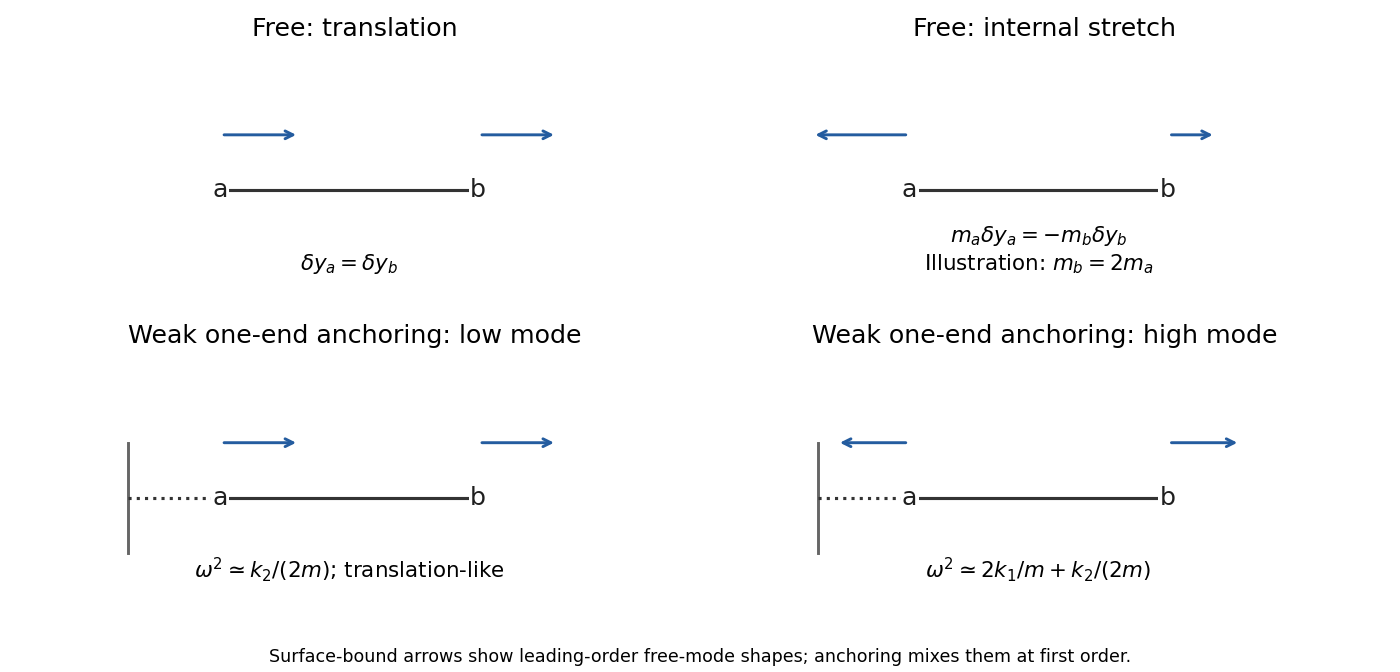

Write Python code to recreate this figure.
"""Original solution figure. Tested with Python 3.14, numpy and matplotlib.
The PNG basename is written to the current working directory for Make's _media target.
"""
from pathlib import Path
import sys
sys.path.insert(0, str(Path(__file__).resolve().parents[2]))
import matplotlib
matplotlib.use('Agg')
import matplotlib.pyplot as plt
import numpy as np
from tools.chemistry_diagram import bond, atom, flow, finish, save

fig,axs=plt.subplots(2,2,figsize=(10,4.8))
def model(a,title,arrows,lab,anchor=False):
 bond(a,(0,0),(2.1,0));atom(a,(0,0),'a');atom(a,(2.1,0),'b')
 if anchor:
  a.plot([-.75,-.75],[-.45,.45],color='.4');bond(a,(-.75,0),(0,0),style='dotted')
 for x,d in zip([0,2.1],arrows):flow(a,(x,.45),(x+d,.45))
 a.text(1.05,-.65,lab,ha='center',fontsize=11)
 finish(a,(-1.2,3.4),(-1,1.1),title)
model(axs[0,0],'Free: translation',(.65,.65),r'$\delta y_a=\delta y_b$')
model(axs[0,1],'Free: internal stretch',(-.8,.4),r'$m_a\delta y_a=-m_b\delta y_b$'+'\n'+r'Illustration: $m_b=2m_a$')
model(axs[1,0],'Weak one-end anchoring: low mode',(.65,.65),r'$\omega^2\simeq k_2/(2m)$; translation-like',True)
model(axs[1,1],'Weak one-end anchoring: high mode',(-.6,.6),r'$\omega^2\simeq 2k_1/m+k_2/(2m)$',True)
fig.text(.5,.015,'Surface-bound arrows show leading-order free-mode shapes; anchoring mixes them at first order.',ha='center',fontsize=9)
fig.tight_layout(rect=(0,.045,1,1));save(fig,'paper-2a-normal-modes.png')
